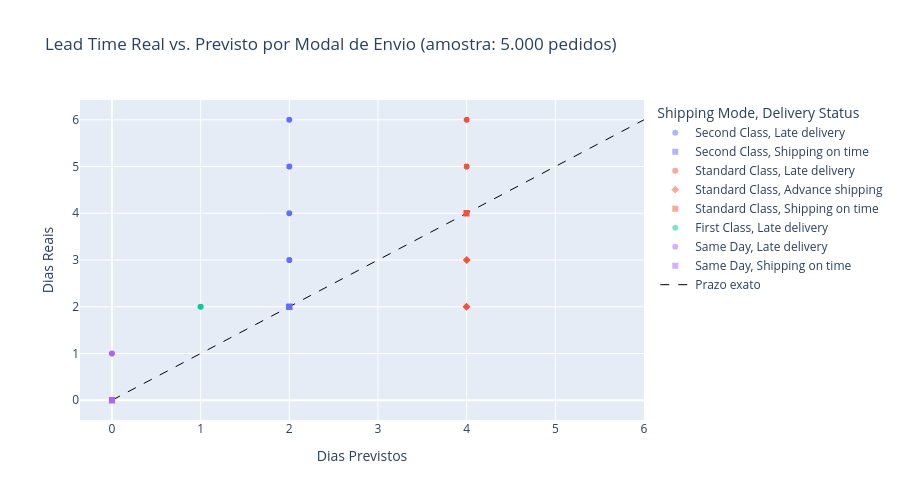

The notebook cell saved with this chart:
### Markdown cell above
## 5. Scatter — Relação entre Lead Time Real e Previsto por Modal

### Code cell
amostra = df_validos.sample(n=5000, random_state=42)

fig = px.scatter(
    amostra,
    x='Days for shipment (scheduled)',
    y='Days for shipping (real)',
    color='Shipping Mode',
    symbol='Delivery Status',
    opacity=0.5,
    title='Lead Time Real vs. Previsto por Modal de Envio (amostra: 5.000 pedidos)',
    labels={
        'Days for shipment (scheduled)': 'Dias Previstos',
        'Days for shipping (real)': 'Dias Reais'
    }
)
# Linha de referência perfeita (real = previsto)
max_val = max(amostra['Days for shipping (real)'].max(), amostra['Days for shipment (scheduled)'].max())
fig.add_trace(go.Scatter(
    x=[0, max_val], y=[0, max_val],
    mode='lines', name='Prazo exato',
    line={'dash': 'dash', 'color': 'black', 'width': 1}
))
fig.update_layout(height=500)
fig.show()

### Figure 1 — Plotly figure (JSON) as saved in the notebook; plotly's stock layout.template omitted (floating-point values rounded to 4 significant figures; data arrays with more than 128 entries replaced by an {"elided": "..."} marker saying what was removed)
{"data": [{"hovertemplate": "Shipping Mode=Second Class<br>Delivery Status=Late delivery<br>Dias Previstos=%{x}<br>Dias Reais=%{y}<extra></extra>", "legendgroup": "Second Class, Late delivery", "marker": {"color": "#636efa", "opacity": 0.5, "symbol": "circle"}, "mode": "markers", "name": "Second Class, Late delivery", "showlegend": true, "type": "scattergl", "x": {"elided": "809 int values"}, "xaxis": "x", "y": {"elided": "809 int values"}, "yaxis": "y"}, {"hovertemplate": "Shipping Mode=Second Class<br>Delivery Status=Shipping on time<br>Dias Previstos=%{x}<br>Dias Reais=%{y}<extra></extra>", "legendgroup": "Second Class, Shipping on time", "marker": {"color": "#636efa", "opacity": 0.5, "symbol": "square"}, "mode": "markers", "name": "Second Class, Shipping on time", "showlegend": true, "type": "scattergl", "x": {"elided": "201 int values"}, "xaxis": "x", "y": {"elided": "201 int values"}, "yaxis": "y"}, {"hovertemplate": "Shipping Mode=Standard Class<br>Delivery Status=Late delivery<br>Dias Previstos=%{x}<br>Dias Reais=%{y}<extra></extra>", "legendgroup": "Standard Class, Late delivery", "marker": {"color": "#EF553B", "opacity": 0.5, "symbol": "circle"}, "mode": "markers", "name": "Standard Class, Late delivery", "showlegend": true, "type": "scattergl", "x": {"elided": "1185 int values"}, "xaxis": "x", "y": {"elided": "1185 int values"}, "yaxis": "y"}, {"hovertemplate": "Shipping Mode=Standard Class<br>Delivery Status=Advance shipping<br>Dias Previstos=%{x}<br>Dias Reais=%{y}<extra></extra>", "legendgroup": "Standard Class, Advance shipping", "marker": {"color": "#EF553B", "opacity": 0.5, "symbol": "diamond"}, "mode": "markers", "name": "Standard Class, Advance shipping", "showlegend": true, "type": "scattergl", "x": {"elided": "1178 int values"}, "xaxis": "x", "y": {"elided": "1178 int values"}, "yaxis": "y"}, {"hovertemplate": "Shipping Mode=Standard Class<br>Delivery Status=Shipping on time<br>Dias Previstos=%{x}<br>Dias Reais=%{y}<extra></extra>", "legendgroup": "Standard Class, Shipping on time", "marker": {"color": "#EF553B", "opacity": 0.5, "symbol": "square"}, "mode": "markers", "name": "Standard Class, Shipping on time", "showlegend": true, "type": "scattergl", "x": {"elided": "585 int values"}, "xaxis": "x", "y": {"elided": "585 int values"}, "yaxis": "y"}, {"hovertemplate": "Shipping Mode=First Class<br>Delivery Status=Late delivery<br>Dias Previstos=%{x}<br>Dias Reais=%{y}<extra></extra>", "legendgroup": "First Class, Late delivery", "marker": {"color": "#00cc96", "opacity": 0.5, "symbol": "circle"}, "mode": "markers", "name": "First Class, Late delivery", "showlegend": true, "type": "scattergl", "x": {"elided": "758 int values"}, "xaxis": "x", "y": {"elided": "758 int values"}, "yaxis": "y"}, {"hovertemplate": "Shipping Mode=Same Day<br>Delivery Status=Late delivery<br>Dias Previstos=%{x}<br>Dias Reais=%{y}<extra></extra>", "legendgroup": "Same Day, Late delivery", "marker": {"color": "#ab63fa", "opacity": 0.5, "symbol": "circle"}, "mode": "markers", "name": "Same Day, Late delivery", "showlegend": true, "type": "scattergl", "x": {"elided": "142 int values"}, "xaxis": "x", "y": {"elided": "142 int values"}, "yaxis": "y"}, {"hovertemplate": "Shipping Mode=Same Day<br>Delivery Status=Shipping on time<br>Dias Previstos=%{x}<br>Dias Reais=%{y}<extra></extra>", "legendgroup": "Same Day, Shipping on time", "marker": {"color": "#ab63fa", "opacity": 0.5, "symbol": "square"}, "mode": "markers", "name": "Same Day, Shipping on time", "showlegend": true, "type": "scattergl", "x": {"elided": "142 int values"}, "xaxis": "x", "y": {"elided": "142 int values"}, "yaxis": "y"}, {"line": {"color": "black", "dash": "dash", "width": 1}, "mode": "lines", "name": "Prazo exato", "type": "scatter", "x": [0, 6], "y": [0, 6]}], "layout": {"height": 500, "legend": {"title": {"text": "Shipping Mode, Delivery Status"}, "tracegroupgap": 0}, "title": {"text": "Lead Time Real vs. Previsto por Modal de Envio (amostra: 5.000 pedidos)"}, "xaxis": {"anchor": "y", "domain": [0.0, 1.0], "title": {"text": "Dias Previstos"}}, "yaxis": {"anchor": "x", "domain": [0.0, 1.0], "title": {"text": "Dias Reais"}}}}
